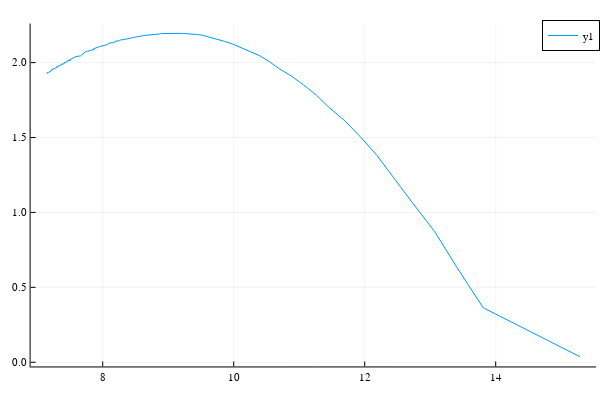

Source (notebook cell):
### Code cell
ρ₀ = collect(1.0e-5:1.0e-4:1.0e-2);
x_interval = [0.0 2.121710214285006e-13; 2.121710214285006e-13 0.0014594123379490006; 0.0014594123379490006 0.0023525678858535635; 0.0023525678858535635 0.0026531025371383686; 0.0026531025371383686 0.007690387374332126];
y_interval = [0.0 1.096376754968612e-5; 1.096376754968612e-5 0.3739156386788699; 0.3739156386788699 0.4155102040816361; 0.4155102040816361 0.5193484129953385; 0.5193484129953385 0.6934721512519161];
M,R = make_TOV_sequence(ρ₀, piece_wise_linear_csound, [x_interval, y_interval])
plot(R,M)


@time begin
    ρ₀ = collect(1.0e-5:1.0e-4:1.0e-2);
    M,R = make_TOV_sequence(ρ₀, piece_wise_linear_csound, [x_interval, y_interval])
    plotlyjs()
    plot(R, M)
end

### Figure 1 — Plotly figure (JSON) as saved in the notebook; plotly's stock layout.template omitted (floating-point values rounded to 4 significant figures)
{"data": [{"colorbar": {"title": ""}, "legendgroup": "y1", "line": {"color": "rgba(0, 154, 250, 1.000)", "dash": "solid", "shape": "linear", "width": 1}, "mode": "lines", "name": "y1", "showlegend": true, "type": "scatter", "x": [15.29, 13.81, 13.4, 13.07, 12.72, 12.44, 12.19, 11.93, 11.7, 11.45, 11.26, 11.07, 10.88, 10.68, 10.54, 10.4, 10.23, 10.09, 9.978, 9.857, 9.756, 9.676, 9.588, 9.527, 9.451, 9.384, 9.269, 9.204, 9.134, 9.043, 8.994, 8.896, 8.878, 8.799, 8.727, 8.683, 8.644, 8.591, 8.523, 8.495, 8.455, 8.425, 8.339, 8.334, 8.27, 8.255, 8.187, 8.186, 8.151, 8.086, 8.088, 8.068, 8.005, 7.989, 7.946, 7.917, 7.914, 7.864, 7.87, 7.814, 7.819, 7.765, 7.732, 7.717, 7.701, 7.697, 7.677, 7.666, 7.662, 7.592, 7.574, 7.576, 7.555, 7.514, 7.497, 7.512, 7.46, 7.469, 7.447, 7.409, 7.412, 7.411, 7.36, 7.37, 7.354, 7.312, 7.299, 7.307, 7.293, 7.269, 7.245, 7.252, 7.218, 7.226, 7.199, 7.202, 7.179, 7.175, 7.143, 7.149], "xaxis": "x", "y": [0.0367, 0.3638, 0.639, 0.8716, 1.069, 1.237, 1.382, 1.505, 1.612, 1.703, 1.783, 1.851, 1.911, 1.962, 2.007, 2.046, 2.078, 2.104, 2.125, 2.142, 2.156, 2.167, 2.175, 2.182, 2.187, 2.191, 2.193, 2.195, 2.196, 2.196, 2.195, 2.194, 2.192, 2.19, 2.187, 2.184, 2.181, 2.177, 2.174, 2.171, 2.167, 2.163, 2.159, 2.155, 2.151, 2.146, 2.142, 2.138, 2.133, 2.129, 2.124, 2.12, 2.115, 2.111, 2.106, 2.102, 2.097, 2.093, 2.088, 2.084, 2.079, 2.075, 2.07, 2.066, 2.062, 2.058, 2.053, 2.049, 2.045, 2.04, 2.036, 2.032, 2.028, 2.024, 2.02, 2.016, 2.012, 2.008, 2.004, 2.0, 1.996, 1.992, 1.988, 1.985, 1.981, 1.977, 1.973, 1.969, 1.966, 1.962, 1.959, 1.955, 1.952, 1.948, 1.945, 1.941, 1.938, 1.934, 1.931, 1.928], "yaxis": "y", "zmax": null, "zmin": null}], "layout": {"annotations": [], "height": 400, "legend": {"bgcolor": "rgba(255, 255, 255, 1.000)", "bordercolor": "rgba(0, 0, 0, 1.000)", "borderwidth": 1, "font": {"color": "rgba(0, 0, 0, 1.000)", "family": "sans-serif", "size": 11}, "title": {"font": {"color": "rgba(0, 0, 0, 1.000)", "family": "sans-serif", "size": 15}, "text": ""}, "tracegroupgap": 0, "traceorder": "normal", "x": 1, "xanchor": "auto", "y": 1, "yanchor": "auto"}, "margin": {"b": 20, "l": 0, "r": 0, "t": 20}, "paper_bgcolor": "rgba(255, 255, 255, 1.000)", "plot_bgcolor": "rgba(255, 255, 255, 1.000)", "showlegend": true, "width": 600, "xaxis": {"anchor": "y", "domain": [0.05101, 0.9934], "gridcolor": "rgba(0, 0, 0, 0.100)", "gridwidth": 0.5, "linecolor": "rgba(0, 0, 0, 1.000)", "mirror": false, "range": [6.899, 15.53], "showgrid": true, "showline": true, "showticklabels": true, "tickangle": 0, "tickcolor": "rgb(0, 0, 0)", "tickfont": {"color": "rgba(0, 0, 0, 1.000)", "family": "sans-serif", "size": 11}, "tickmode": "array", "ticks": "inside", "ticktext": ["8", "10", "12", "14"], "tickvals": [8, 10, 12, 14], "title": "", "titlefont": {"color": "rgba(0, 0, 0, 1.000)", "family": "sans-serif", "size": 15}, "type": "-", "visible": true, "zeroline": false, "zerolinecolor": "rgba(0, 0, 0, 1.000)"}, "yaxis": {"anchor": "x", "domain": [0.03762, 0.9902], "gridcolor": "rgba(0, 0, 0, 0.100)", "gridwidth": 0.5, "linecolor": "rgba(0, 0, 0, 1.000)", "mirror": false, "range": [-0.02808, 2.261], "showgrid": true, "showline": true, "showticklabels": true, "tickangle": 0, "tickcolor": "rgb(0, 0, 0)", "tickfont": {"color": "rgba(0, 0, 0, 1.000)", "family": "sans-serif", "size": 11}, "tickmode": "array", "ticks": "inside", "ticktext": ["0.0", "0.5", "1.0", "1.5", "2.0"], "tickvals": [0, 0.5, 1, 1.5, 2], "title": "", "titlefont": {"color": "rgba(0, 0, 0, 1.000)", "family": "sans-serif", "size": 15}, "type": "-", "visible": true, "zeroline": false, "zerolinecolor": "rgba(0, 0, 0, 1.000)"}}}
